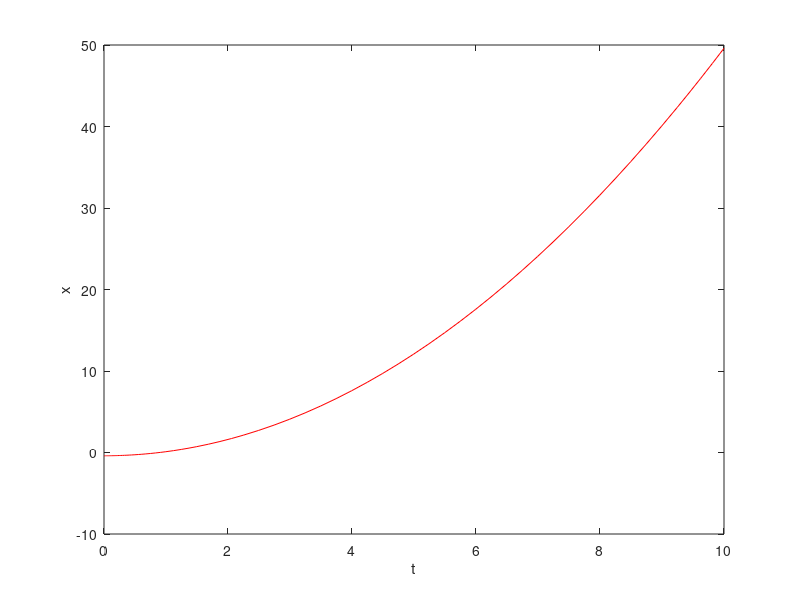

This figure's MATLAB source:
function quiz1
x0=[-0.4,0.25];
[t,x]=ode45(@f,[0,10], x0);

figure (2)
plot(t,x(:,1),'r');
xlabel('t');
ylabel('x');
end

function dxdt=f(t,x)
x2=x(2);
dxdt=[t; ;];
end